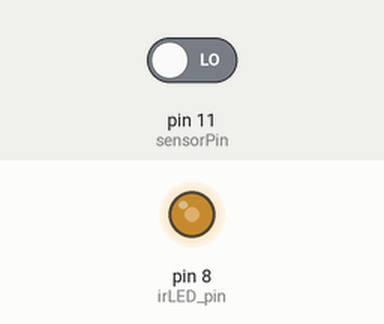
This sketch was run on a simulated Arduino Uno, built with avr-gcc and run on an emulated ATmega328P. Parts: output pins drawn as LEDs (lit = HIGH). The test bench sets the inputs (shaded band); at power-on: pin 11 (sensorPin) LOW. What the sketch prints to the serial monitor is not drawn.

Above: at 0.1 s.
Timing chart, 0 to 1.6 s (numbered marks = the images above):
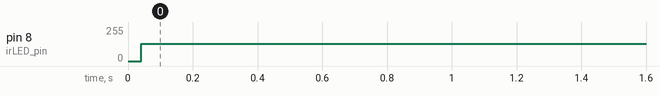

Measured:
- by itself, pin 8 (irLED_pin): 0/255 → 128/255 at 0.04 s

The sketch:

IRLED_WithInterrupts.ino
```cpp
#include <TimerOne.h>
int irLED_pin = 8;
int sensorPin = 11;
int lightLevel;

void setup() {
  // put your setup code here, to run once:
  pinMode(irLED_pin, OUTPUT);
  pinMode(sensorPin, INPUT);
  Serial.begin(9600);
  Timer1.initialize(26);    //26 microseconds between interrupts
  Timer1.attachInterrupt(toggle);   //call toggle function on every interrupt
}

void loop() {
  // put your main code here, to run repeatedly:
  lightLevel = digitalRead(sensorPin);
  Serial.println(lightLevel);
  delay(300);
}

void toggle()
{
  digitalWrite( irLED_pin, digitalRead(irLED_pin)^1);
}
```
